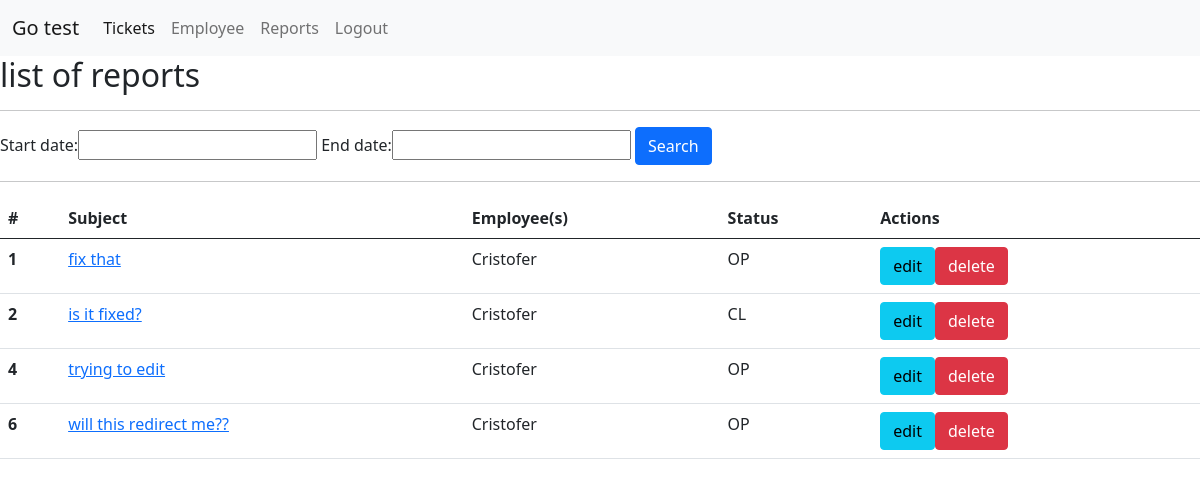
The page /reports/ on the database its author committed.
### tickets/models.py (models this page shows, shortened)
class Ticket(models.Model):
    id = models.AutoField(primary_key=True)
    subject = models.CharField(max_length=100)
    employee = models.ForeignKey(Employee, on_delete=models.CASCADE)
    description= models.TextField(max_length=500)
    date = models.DateField(auto_now_add=True)
    status = models.CharField(max_length=50, choices=STATUS_OPTIONS)
    start_date = models.DateField(default=datetime.date.today)
    end_date = models.DateField(default=datetime.date.today)
    notes = models.TextField(null=True)

### employee/models.py (models this page shows)
class Employee(models.Model):
    id = models.AutoField(primary_key=True)
    first_name = models.CharField(max_length=100)
    last_name = models.CharField(max_length=100)
    email = models.EmailField(max_length=200)
    status = models.CharField(max_length=50, choices=STATUS_OPTIONS)
    password = models.CharField(max_length=100)
    def __str__(self):
        return self.first_name

### reports/views.py (the view)
# urls.py: path('', views.reports_list, name="reports_filter"),
def reports_list(request):
    ticket_report = Ticket.objects.all()
    reports_form = TicketFilter(request.GET, queryset=ticket_report)
    ticket_report = reports_form.qs
    context={'ticket_report':ticket_report, 'reports_form':reports_form}
    return render(request, 'reports/reports_list.html', context)

### reports/templates/reports/reports_list.html
{% extends 'reports/base.html' %}
{% block content %}
<h2>list of reports</h2>
<hr>
<form method="get">
{{reports_form.form}}
<button class="btn btn-primary" type="submit">Search</button>
</form>
<hr>
<table class="table">
  <thead>
    <tr>
      <th scope="col">#</th>
      <th scope="col">Subject</th>
      <th scope="col">Employee(s)</th>
      <th scope="col">Status</th>
      <th scope="col">Actions</th>
    </tr>
  </thead>
  <tbody>
  {% for ticket in ticket_report %}
    <tr>
      <th scope="row">{{ticket.id}}</th>
      <td><a href="{% url 'info_ticket' ticket.id %}">{{ticket.subject}}</a></td>
      <td>{{ticket.employee}}</td>
      <td>{{ticket.status}}</td>
      <td><a class="btn btn-info" href="{% url 'ticket_update' ticket.id %}"> edit </a><a class="btn btn-danger" href="{% url 'ticket_delete' ticket.id %}"> delete </a></td>
    </tr>
  {% endfor %}
  </tbody>
</table>
{% endblock content %}

### rows shown on the page
Ticket: id "1", subject "fix that", employee "Cristofer", status "OP"
Ticket: id "2", subject "is it fixed?", employee "Cristofer", status "CL"
Ticket: id "4", subject "trying to edit", employee "Cristofer", status "OP"
Ticket: id "6", subject "will this redirect me??", employee "Cristofer", status "OP"
